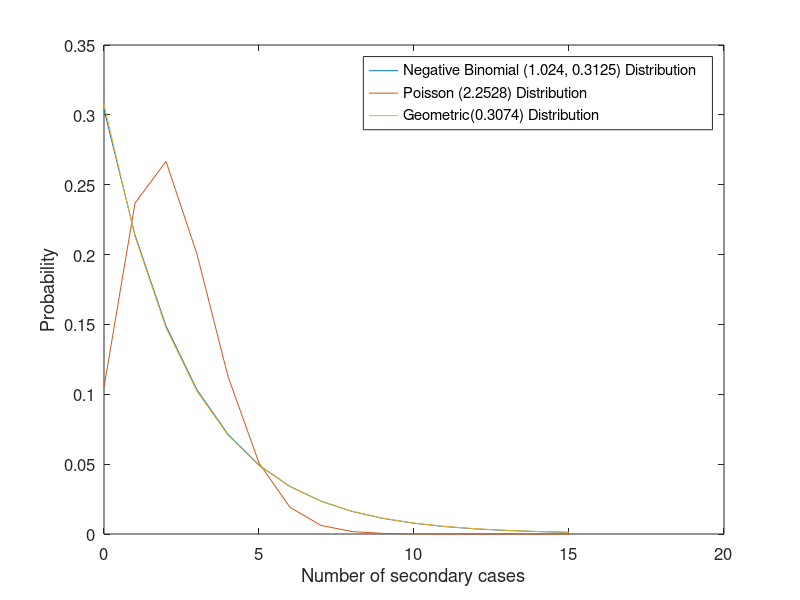

The MATLAB source for this figure:
set(0,'defaultaxesfontsize',12)

x = 0:15;
plot(x,nbinpdf(x,1.024,.3125), ...
     x,poisspdf(x,2.2528), x,geopdf(x,0.3074));
legend({'Negative Binomial (1.024, 0.3125) Distribution' 'Poisson (2.2528) Distribution', 'Geometric(0.3074) Distribution'})
xlabel('Number of secondary cases')
ylabel('Probability')
